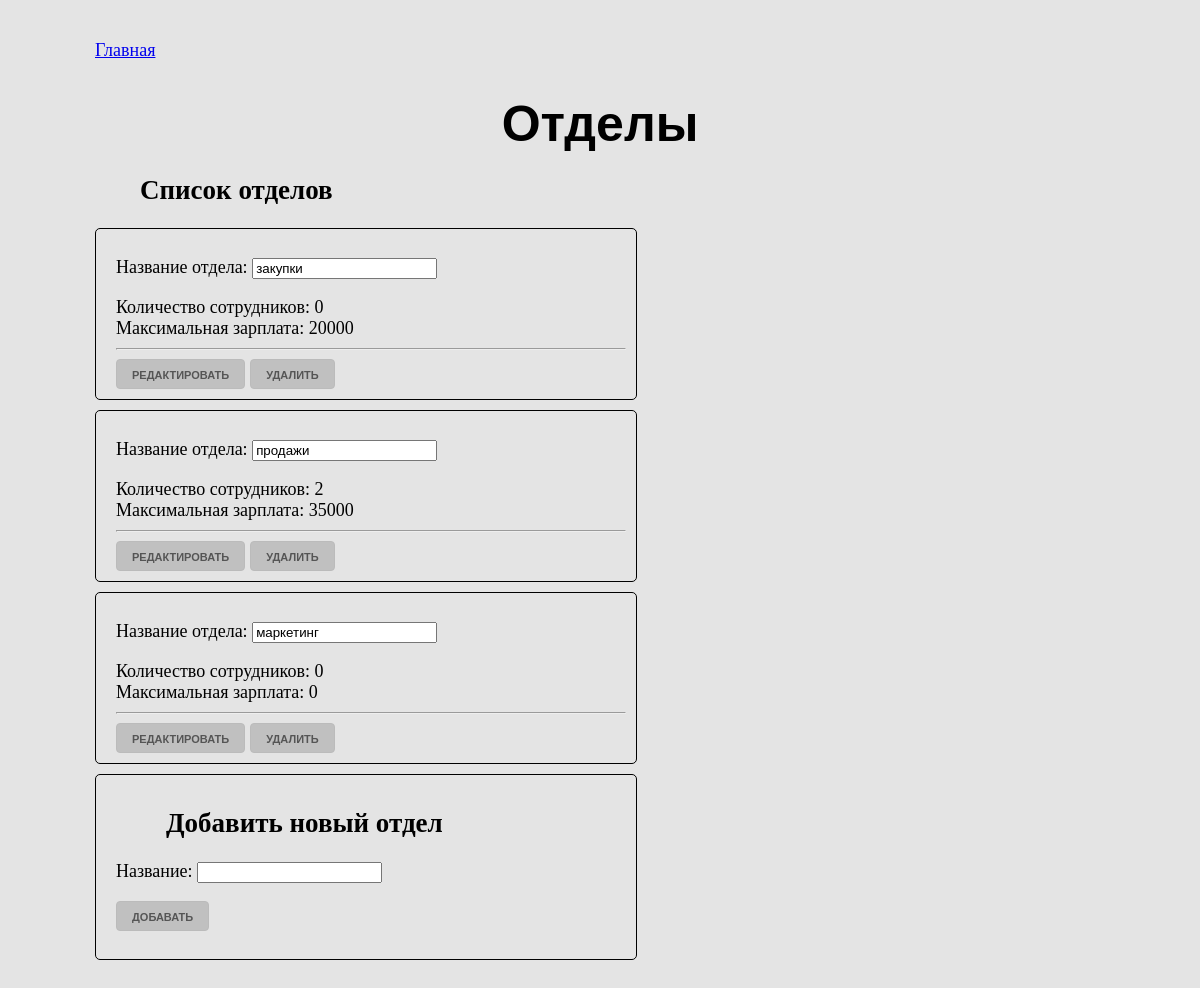
Page /chulokTest/departments.php on the committed database.
### tables this page shows
CREATE TABLE IF NOT EXISTS `department` (
  `id` int(11) NOT NULL AUTO_INCREMENT,
  `title` varchar(250) NOT NULL,
  `number_employees` int(11) NOT NULL,
  `max_sal` int(11) NOT NULL,
  PRIMARY KEY (`id`),
  KEY `number_employees` (`number_employees`),
  KEY `number_employees_2` (`number_employees`)
);

### chulokTest/departments.php (the view, shortened to what this page needs)
<!DOCTYPE html>
<html lang="ru">
<head>
    <link href="style.css" rel="stylesheet">
</head>
<body>
   <div class="container">
    <nav><a href="index.php">Главная</a></nav>
    <h1>Отделы</h1>
    <h2>Список отделов</h2>
<?php require_once "config.php";
  $res = mysqli_query($db_name, "SELECT * FROM department");
  $departments = mysqli_fetch_all($res, MYSQLI_ASSOC);
foreach ($departments as $item){
    echo "<form action='edit.php' method='post'>";
    echo "<p><label>Название отдела: </label><input type='text' name='dep' value=".$item['title']."></p>";
    echo "Количество сотрудников: {$item['number_employees']} <br> ";
    echo "Максимальная зарплата: {$item['max_sal']} <br>";
    echo '<hr>';
    echo '<input type="submit" name="submit" value="Редактировать" class="btn">';
    echo '<input type="submit" name="delete" value="Удалить" class="btn">';
    echo"</form>";
 }
 ?>
       <form action="add_depart.php" method="post">
        <h2>Добавить новый отдел</h2>
        <p><label>Название:</label>
        <input type="text" name="title"></p>
        <p><input type="submit" name="submit2" value="Добавать" class="btn"></p>
    </form>
    </div>
</body>
</html>

### chulokTest/style.css (style rules this page uses)
body { margin: 60px; padding: 10px; background: #E4E4E4; margin: 30px; font-size: 18px; }
h1 { text-align: center; margin-bottom: 20px; font-size: 50px; font-family: Arial; }
h2 { margin-left: 50px; }
form { border: 1px solid black; border-radius: 5px; padding: 10px 10px 10px 20px; max-width: 50%; margin: 5px; margin-bottom: 10px; }
.container { margin: 0 50px; }
.btn { height: 30px; padding: 0 15px; color: #555; text-align: center; font-size: 11px; font-weight: 600; line-height: 30px; text-transform: uppercase; text-decoration: none; background-color: #C0C0C0; border-radius: 4px; border: 1px solid #A9A9A9; border-top-color: rgb(187, 187, 187); border-right-color: rgb(187, 187, 187); border-bottom-color: rgb(187, 187, 187); border-left-color: rgb(187, 187, 187); cursor: pointer; box-sizing: border-box; margin-right: 5px; }
nav a { padding-left: 5px; }

### rows in the picture
department: dep "закупки", number_employees "0", max_sal "20000"
department: dep "продажи", number_employees "2", max_sal "35000"
department: dep "маркетинг", number_employees "0", max_sal "0"
